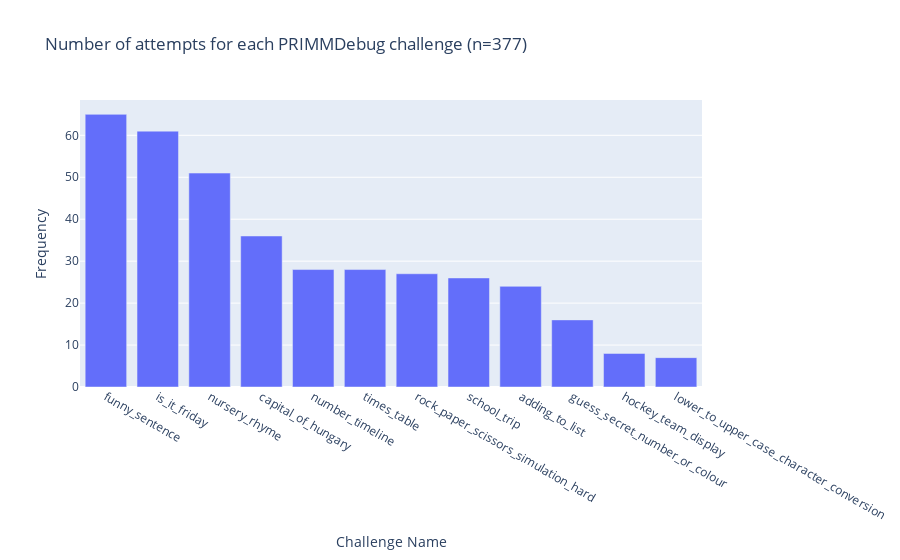
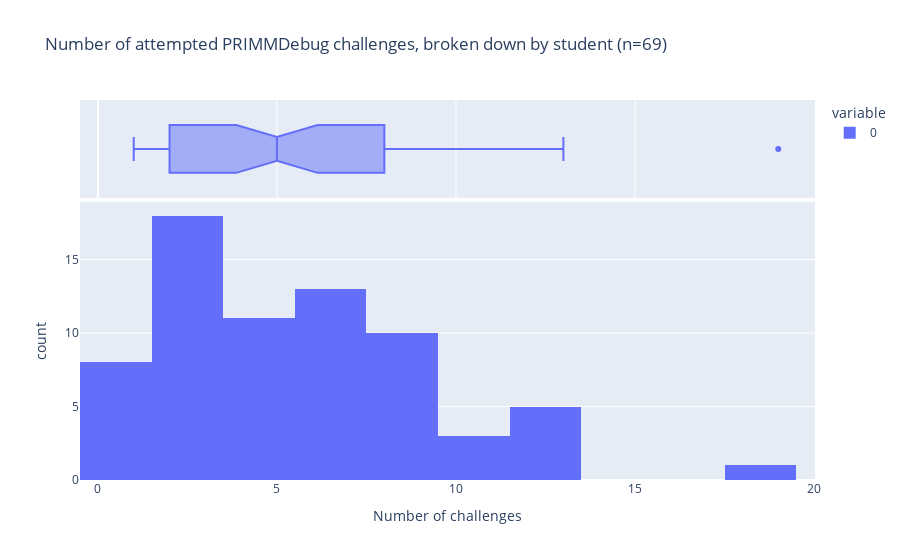
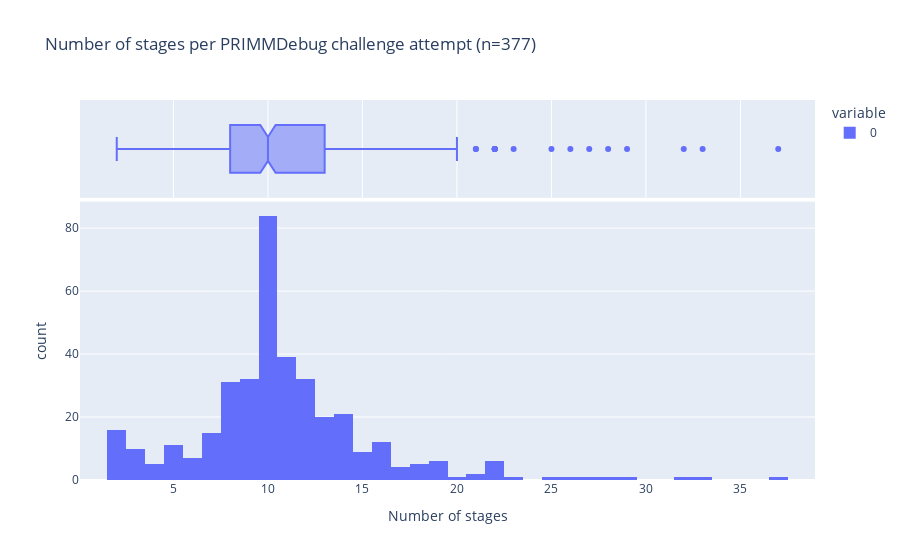
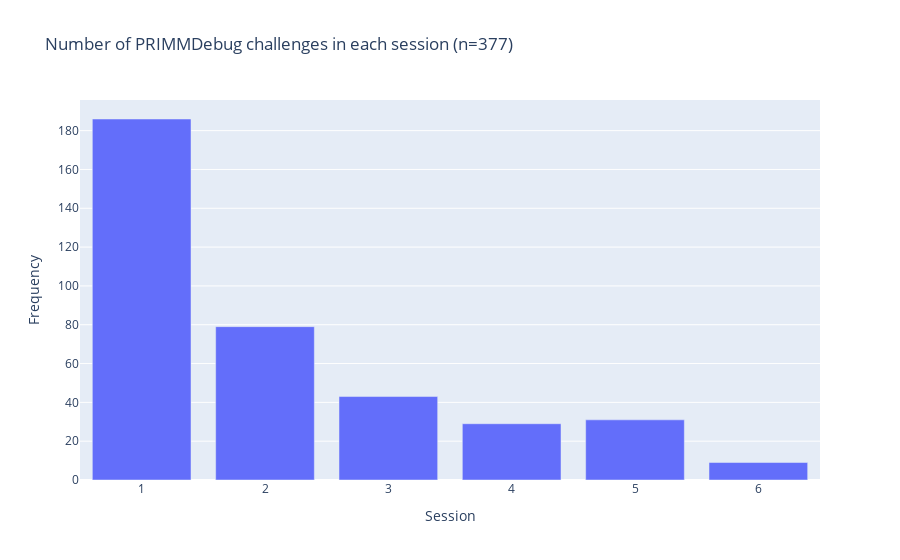

Notebook code cell kept with these figures, in order:
### Markdown cell above
## Summary Statistics

### Log Data Summary
This data displays the following summary statistics to give information into the scale of the data we collected. We report below on:
- Number of exercises
  - Per student
  - Per session
- Number of PRIMMDebug stages
  - Per challenge attempt

### Code cell
print(f"Number of attempted PRIMMDebug challenges: {len(EXERCISE_LOGS)}")
print(f"Number of completed PRIMMDebug stages: {len(STAGE_LOGS)}")
total_time: float = sum([ExerciseLogProcessor.get_time_on_exercise(exercise_log) for exercise_log in EXERCISE_LOGS])
print(f"Total time on PRIMMDebug challenges: {datetime.timedelta(seconds=total_time)}\n")

print(f"Number of students who consented to taking part in the study: {11+16+25+26+16}")
print(f"Total number of students who attempted at least one PRIMMDebug challenge: {len(STUDENT_IDS)}\n") #TODO: Clean number of student IDs to those who only attempted one exercise

#Number of attempts at each PRIMMDebug challenge
challenge_attempts: dict[str, int] = {}
for exercise_log in EXERCISE_LOGS:
    challenge_attempts[exercise_log.exercise_name] = challenge_attempts.get(exercise_log.exercise_name, 0) + 1
challenge_attempts = dict(sorted(challenge_attempts.items(), key=lambda item: item[1], reverse=True)) #Sort by frequency
px.bar(
    x = challenge_attempts.keys(),
    y = challenge_attempts.values(),
    labels = {"x": "Challenge Name", "y": "Frequency"},
    title=f"Number of attempts for each PRIMMDebug challenge (n={len(EXERCISE_LOGS)})"
).show()

#Number of challenges attempted by each student
challenges_per_student: dict[str, int] = {}
for exercise in EXERCISE_LOGS:
    student_id: str = exercise.student_id
    challenges_per_student[student_id] = challenges_per_student.get(student_id, 0) + 1
px.histogram(
    challenges_per_student.values(),
    marginal="box",
    labels={"value": "Number of challenges", "count": "Frequency"},
    title=f"Number of attempted PRIMMDebug challenges, broken down by student (n={len(challenges_per_student)})"
).show()

# Number of stages per PRIMMDebug challenge attempt
stages_per_challenge_attempt: list[int] = [len(exercise.stage_logs) for exercise in EXERCISE_LOGS]
px.histogram(
    stages_per_challenge_attempt,
    marginal="box",
    labels={"value": "Number of stages", "count": "Frequency"},
    title=f"Number of stages per PRIMMDebug challenge attempt (n={len(stages_per_challenge_attempt)})"
).show()

# Number of challenge attempts per session
attempts_per_session: dict[int, int] = {}
for session, logs in EXERCISE_LOGS_PER_SESSION.items():
    attempts_per_session[session] = len(logs)
px.bar(
    x=attempts_per_session.keys(),
    y=attempts_per_session.values(),
    labels={"x": "Session", "y": "Frequency"},
    title=f"Number of PRIMMDebug challenges in each session (n={sum(attempts_per_session.values())})"
).show()

# Final stage of PRIMMDebug challenge attempts
challenge_end_stages: dict[str, int] = dict(Counter([ExerciseLogProcessor.get_last_stage(exercise_log).stage_name.name for exercise_log in EXERCISE_LOGS]))
challenge_end_stages = {stage.name: challenge_end_stages.get(stage.name, 0) for stage in DebuggingStage if stage.name not in ["completed_test", "exit"]}
px.bar(
    x=list(challenge_end_stages.keys()),
    y=list(challenge_end_stages.values()),
    labels={"x": "PRIMMDebug stage", "y": "Frequency"},
    title=f"Final stage of PRIMMDebug challenge attempts (n={len(EXERCISE_LOGS)})"
).show()

### Figure 1 — Plotly figure (JSON) as saved in the notebook; plotly's stock layout.template omitted (floating-point values rounded to 4 significant figures)
{"data": [{"hovertemplate": "Challenge Name=%{x}<br>Frequency=%{y}<extra></extra>", "legendgroup": "", "marker": {"color": "#636efa", "pattern": {"shape": ""}}, "name": "", "orientation": "v", "showlegend": false, "textposition": "auto", "type": "bar", "x": ["funny_sentence", "is_it_friday", "nursery_rhyme", "capital_of_hungary", "number_timeline", "times_table", "rock_paper_scissors_simulation_hard", "school_trip", "adding_to_list", "guess_secret_number_or_colour", "hockey_team_display", "lower_to_upper_case_character_conversion"], "xaxis": "x", "y": [65, 61, 51, 36, 28, 28, 27, 26, 24, 16, 8, 7], "yaxis": "y"}], "layout": {"barmode": "relative", "legend": {"tracegroupgap": 0}, "title": {"text": "Number of attempts for each PRIMMDebug challenge (n=377)"}, "xaxis": {"anchor": "y", "domain": [0, 1], "title": {"text": "Challenge Name"}}, "yaxis": {"anchor": "x", "domain": [0, 1], "title": {"text": "Frequency"}}}}

### Figure 2 — Plotly figure (JSON) as saved in the notebook; plotly's stock layout.template omitted (floating-point values rounded to 4 significant figures)
{"data": [{"bingroup": "x", "hovertemplate": "variable=0<br>Number of challenges=%{x}<br>count=%{y}<extra></extra>", "legendgroup": "0", "marker": {"color": "#636efa", "pattern": {"shape": ""}}, "name": "0", "orientation": "v", "showlegend": true, "type": "histogram", "x": [7, 11, 13, 8, 12, 2, 7, 12, 13, 7, 4, 12, 3, 8, 19, 3, 8, 9, 1, 8, 7, 3, 6, 7, 7, 8, 7, 5, 9, 4, 4, 1, 2, 11, 4, 7, 5, 8, 8, 4, 1, 8, 10, 6, 4, 3, 2, 6, 4, 4, 3, 5, 1, 2, 6, 2, 6, 2, 2, 2, 2, 1, 1, 2, 2, 1, 2, 2, 1], "xaxis": "x", "yaxis": "y"}, {"hovertemplate": "variable=0<br>Number of challenges=%{x}<extra></extra>", "legendgroup": "0", "marker": {"color": "#636efa"}, "name": "0", "notched": true, "showlegend": false, "type": "box", "x": [7, 11, 13, 8, 12, 2, 7, 12, 13, 7, 4, 12, 3, 8, 19, 3, 8, 9, 1, 8, 7, 3, 6, 7, 7, 8, 7, 5, 9, 4, 4, 1, 2, 11, 4, 7, 5, 8, 8, 4, 1, 8, 10, 6, 4, 3, 2, 6, 4, 4, 3, 5, 1, 2, 6, 2, 6, 2, 2, 2, 2, 1, 1, 2, 2, 1, 2, 2, 1], "xaxis": "x2", "yaxis": "y2"}], "layout": {"barmode": "relative", "legend": {"title": {"text": "variable"}, "tracegroupgap": 0}, "title": {"text": "Number of attempted PRIMMDebug challenges, broken down by student (n=69)"}, "xaxis": {"anchor": "y", "domain": [0, 1], "title": {"text": "Number of challenges"}}, "xaxis2": {"anchor": "y2", "domain": [0, 1], "matches": "x", "showgrid": true, "showticklabels": false}, "yaxis": {"anchor": "x", "domain": [0, 0.7326], "title": {"text": "count"}}, "yaxis2": {"anchor": "x2", "domain": [0.7426, 1], "matches": "y2", "showgrid": false, "showline": false, "showticklabels": false, "ticks": ""}}}

### Figure 3 — Plotly figure (JSON) as saved in the notebook; plotly's stock layout.template omitted (floating-point values rounded to 4 significant figures; data arrays with more than 128 entries replaced by an {"elided": "..."} marker saying what was removed)
{"data": [{"bingroup": "x", "hovertemplate": "variable=0<br>Number of stages=%{x}<br>count=%{y}<extra></extra>", "legendgroup": "0", "marker": {"color": "#636efa", "pattern": {"shape": ""}}, "name": "0", "orientation": "v", "showlegend": true, "type": "histogram", "x": {"elided": "377 int values"}, "xaxis": "x", "yaxis": "y"}, {"hovertemplate": "variable=0<br>Number of stages=%{x}<extra></extra>", "legendgroup": "0", "marker": {"color": "#636efa"}, "name": "0", "notched": true, "showlegend": false, "type": "box", "x": {"elided": "377 int values"}, "xaxis": "x2", "yaxis": "y2"}], "layout": {"barmode": "relative", "legend": {"title": {"text": "variable"}, "tracegroupgap": 0}, "title": {"text": "Number of stages per PRIMMDebug challenge attempt (n=377)"}, "xaxis": {"anchor": "y", "domain": [0, 1], "title": {"text": "Number of stages"}}, "xaxis2": {"anchor": "y2", "domain": [0, 1], "matches": "x", "showgrid": true, "showticklabels": false}, "yaxis": {"anchor": "x", "domain": [0, 0.7326], "title": {"text": "count"}}, "yaxis2": {"anchor": "x2", "domain": [0.7426, 1], "matches": "y2", "showgrid": false, "showline": false, "showticklabels": false, "ticks": ""}}}

### Figure 4 — Plotly figure (JSON) as saved in the notebook; plotly's stock layout.template omitted (floating-point values rounded to 4 significant figures)
{"data": [{"hovertemplate": "Session=%{x}<br>Frequency=%{y}<extra></extra>", "legendgroup": "", "marker": {"color": "#636efa", "pattern": {"shape": ""}}, "name": "", "orientation": "v", "showlegend": false, "textposition": "auto", "type": "bar", "x": [1, 2, 5, 4, 3, 6], "xaxis": "x", "y": [186, 79, 31, 29, 43, 9], "yaxis": "y"}], "layout": {"barmode": "relative", "legend": {"tracegroupgap": 0}, "title": {"text": "Number of PRIMMDebug challenges in each session (n=377)"}, "xaxis": {"anchor": "y", "domain": [0, 1], "title": {"text": "Session"}}, "yaxis": {"anchor": "x", "domain": [0, 1], "title": {"text": "Frequency"}}}}
